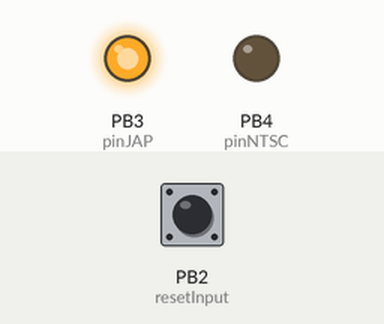
The program below on a simulated ATtiny85, built with avr-gcc and run on an emulated ATtiny85. Shown: output pins drawn as LEDs (lit = HIGH). Inputs (shaded band) come from the test bench; at power-on: PB2 (resetInput) HIGH.

Above: at 1.2 s.
1.3 s: PB2 (resetInput) pulled LOW for 3.2 s
At 5.7 s:
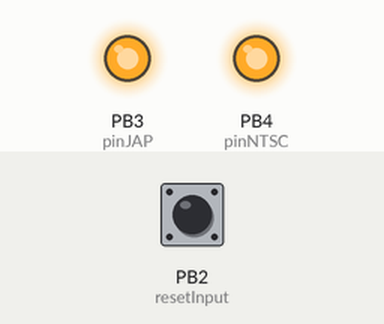
6.0 s: PB2 (resetInput) pulled LOW for 3.2 s
At 10.6 s:
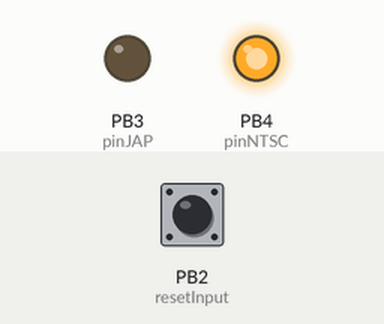
Timing chart, 0 to 12.1 s (numbered marks = the images above; inputs shaded):
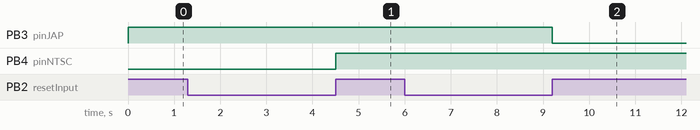

Measured:
- after the input at 1.3 s, PB4 (pinNTSC): LOW → HIGH after 3.2 s
- after the input at 6.0 s, PB3 (pinJAP): HIGH → LOW after 3.2 s

The program:

main.cpp
```cpp
#include <Arduino.h>
/**#include <avr/io.h>
 * #include <util/delay.h>
 * #include <avr/interrupt.h>
 */

// --- CONFIGURACION DE PINES CONECTADOS A LA CONSOLA -------------------------
int resetInput = 2; // Controla la interrupcion del boton reset
int pinJAP     = 3; // Controla el idioma de la consola
int pinNTSC    = 4; // Controla la frecuencia de refresco
int pinReset   = 5; // Controla el reseteo

// --- OTRAS VARIABLES --------------------------------------------------------
String region = "EUR"; // Guarda la region actual

// --- CAMBIOS DE REGION ------------------------------------------------------
/**
 * Establece la region como Europa (no japones, 50Hz) y pone el led en azul
 *
 * @param ---
 * @return void
 */
void setEUR() {
  digitalWrite(pinJAP, HIGH);
  digitalWrite(pinNTSC, LOW);
  region = "EUR";
}

/**
 * Establece la region como USA (no japones, 60Hz) y pone el led en verde
 *
 * @param ---
 * @return void
 */
void setUSA() {
  digitalWrite(pinJAP, HIGH);
  digitalWrite(pinNTSC, HIGH);
  region = "USA";
}

/**
 * Establece la region como Japon (japones, 60Hz) y pone el led en rojo
 *
 * @param ---
 * @return void
 */
void setJAP() {
  digitalWrite(pinJAP, LOW);
  digitalWrite(pinNTSC, HIGH);

  region = "JAP";
}

// --- CONTROL CONSOLA -----------------------------------------------
/**
 * Configura la region de la consola en una de las 3 existentes (Europera, USA
 * o Japon) de forma ciclica: EUR -> USA -> JAPON -> EUR
 *
 * @param ---
 * @return void
 */
void cambiarRegion() {
  if ( region.compareTo("EUR") == 0 ) {
    setUSA();
  }
  else if ( region.compareTo("USA") == 0 )
  {
    setJAP();
  }
  else {
    setEUR();
  }
}

/**
 * Ejecuta la accion de pulsar el reset en la Mega Drive II, poniendo durante
 * un corto espacio de tiempo la linea de reset a GND, para luego volver al
 * estado de alta impedancia (entrada, con valor 1)
 *
 * @param ---
 * @return void
 */
void reinicarMD() {
  pinMode(pinReset, OUTPUT);
  digitalWrite(pinReset, LOW);
  delay(150);
  pinMode(pinReset, INPUT);
  digitalWrite(pinReset, HIGH);
}

// --- EJECUCION --------------------------------------------------------------
void setup() {
  pinMode(pinJAP, OUTPUT);
  pinMode(pinNTSC, OUTPUT);
  pinMode(resetInput, INPUT);

  // La salida de reset tiene que estar en HIGH_Z
  pinMode(pinReset, INPUT);
  digitalWrite(pinReset, HIGH);

  setEUR(); // Por defecto la region original al encender el PAL Europeo
}


void loop() {
    int contadorMilisegundos = 0;
    int estadoReset = digitalRead(resetInput);

    while( estadoReset == LOW ) {
        contadorMilisegundos++;
        delay(1);
        estadoReset = digitalRead(resetInput);
    }

    // Si el contador ha contado algo
    if( contadorMilisegundos > 0) {
        // Controlamos el tiempo
        if ( contadorMilisegundos < 1000 ) {
            reinicarMD();
        }
        else {
            cambiarRegion();
        }

        contadorMilisegundos = 0;
    }
}
```
